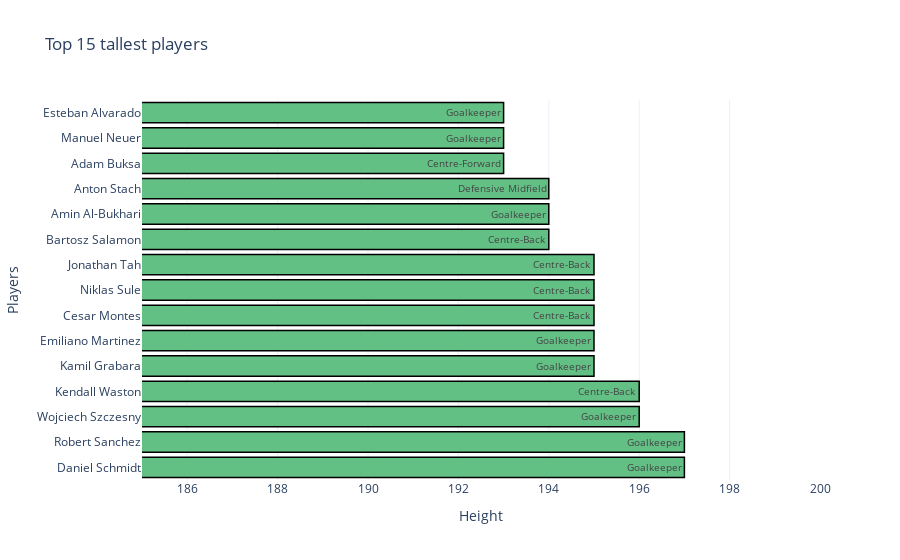

Notebook source saved alongside this figure:
### Code cell
players_tallest = players.nlargest(15, ['Height_cm'])

trace1 = go.Bar(
                y = players_tallest.Name,
                x = players_tallest.Height_cm,
                marker = dict(color = '#63C085',
                             line=dict(color='rgb(0,0,0)',width=1.5)),
                text = players_tallest.Position,
                orientation='h')

data = [trace1]
layout = go.Layout(barmode = "group")
fig2 = go.Figure(data = data, layout = layout)
fig2.update_layout(xaxis_range=[185,200])
fig2.update_layout(
    title="Top 15 tallest players",
    xaxis_title="Height",
    yaxis_title="Players",
    template = "plotly_white"
)
iplot(fig2)

### Figure 1 — Plotly figure (JSON) as saved in the notebook; plotly's stock layout.template omitted (floating-point values rounded to 4 significant figures)
{"data": [{"marker": {"color": "#63C085", "line": {"color": "rgb(0,0,0)", "width": 1.5}}, "orientation": "h", "text": ["Goalkeeper", "Goalkeeper", "Goalkeeper", "Centre-Back", "Goalkeeper", "Goalkeeper", "Centre-Back", "Centre-Back", "Centre-Back", "Centre-Back", "Goalkeeper", "Defensive Midfield", "Centre-Forward", "Goalkeeper", "Goalkeeper"], "x": [197, 197, 196, 196, 195, 195, 195, 195, 195, 194, 194, 194, 193, 193, 193], "y": ["Daniel Schmidt", "Robert Sanchez", "Wojciech Szczesny", "Kendall Waston", "Kamil Grabara", "Emiliano Martinez", "Cesar Montes", "Niklas Sule", "Jonathan Tah", "Bartosz Salamon", "Amin Al-Bukhari", "Anton Stach", "Adam Buksa", "Manuel Neuer", "Esteban Alvarado"], "type": "bar"}], "layout": {"barmode": "group", "title": {"text": "Top 15 tallest players"}, "xaxis": {"range": [185, 200], "title": {"text": "Height"}}, "yaxis": {"title": {"text": "Players"}}}}
